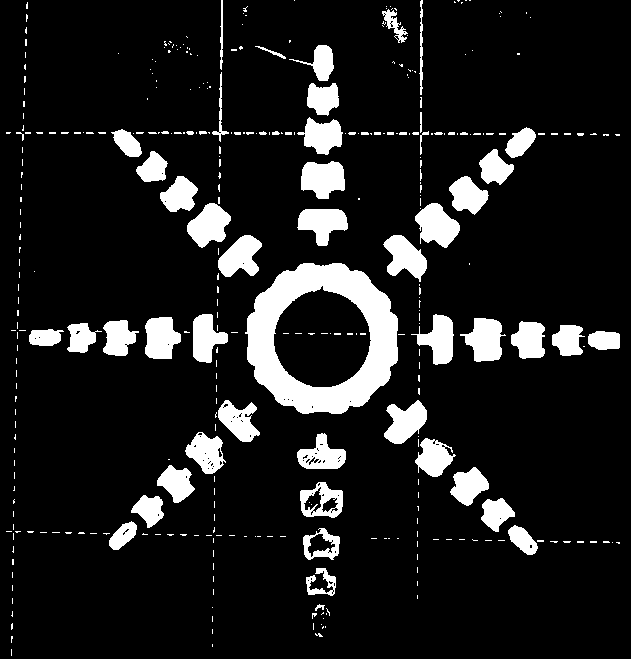
#> input picture image_analysis/bin1.png, 631 x 659 px
$ python binary_hist.py
#> lines starting #> are read from the running program, lines starting #| are printed output that depends on the picture; after the words box and inside, x2 and y2 are one past the last pixel; in counts of white or black regions, pixels touching at a corner belong together; long printed decimals are rounded
from matplotlib import pyplot as plt

img1 = plt.imread('bin1.png')
#> img1: shape (659, 631) float32; values 0 (black) and 1 (white), 11.6% white; 365 white regions (300 under 20 px), largest, box (x1, y1, x2, y2) and area: (245, 263, 398, 414) 10853, (415, 203, 460, 248) 1282, (301, 161, 345, 199) 1276
img2 = plt.imread('bin2.png')
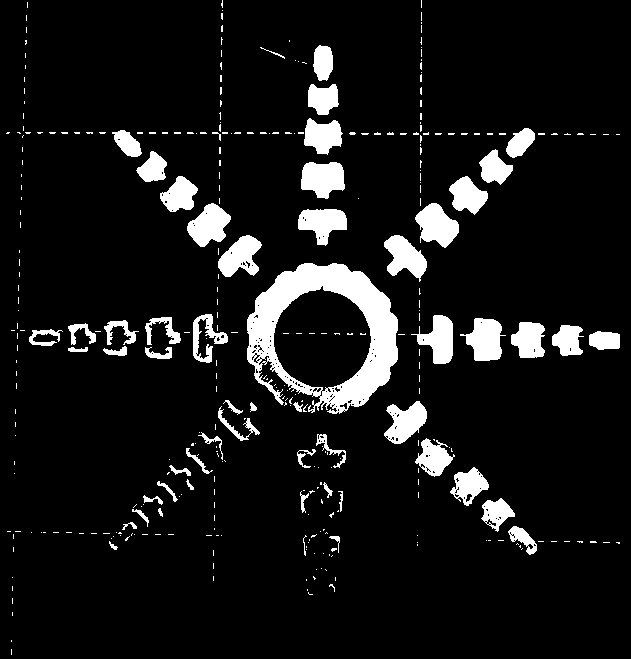
#> input picture image_analysis/bin2.png, 631 x 659 px
#> img2: shape (659, 631) float32; values 0 (black) and 1 (white), 8.9% white; 350 white regions (293 under 20 px), largest, box (x1, y1, x2, y2) and area: (247, 263, 398, 414) 9232, (301, 162, 345, 199) 1236, (415, 203, 459, 248) 1235

img1_whites = 0
img2_whites = 0

img1_total = 0
img2_total = 0

for ps in img1:
    for p in ps:
        if p > 0:
            img1_whites += 1
        img1_total += 1
#> after the loop, img1_total = 415829; img1_whites = 48363

for ps in img2:
    for p in ps:
        if p > 0:
            img2_whites += 1
        img2_total += 1
#> after the loop, img2_total = 415829; img2_whites = 36851


print("IMG1 RESULT: ", img1_whites, "/", img1_total, "(", (img1_whites/img1_total)*100, "%)")
#| IMG1 RESULT:  48363 / 415829 ( 11.631 %)
print("IMG2 RESULT: ", img2_whites, "/", img2_total, "(", (img2_whites/img1_total)*100, "%)")
#| IMG2 RESULT:  36851 / 415829 ( 8.862 %)


kwargs = dict(alpha=0.5, density=True, bins=[0,0.5, 1], ec="red")
kwargs2 = dict(alpha=0.5, density=True, bins=[0,0.5, 1], ec="green")
plt.hist(img1, **kwargs)
plt.hist(img2, **kwargs2)

plt.show()
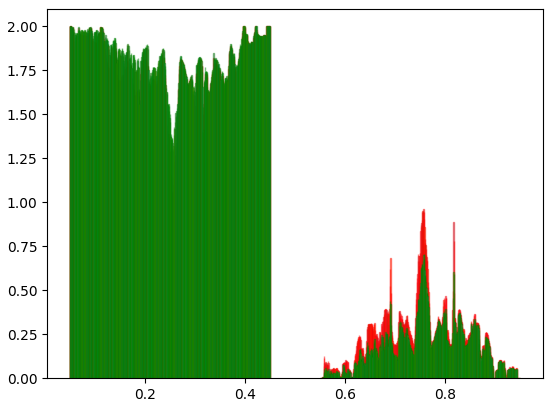
#> figure drawn by matplotlib, 1 panel
